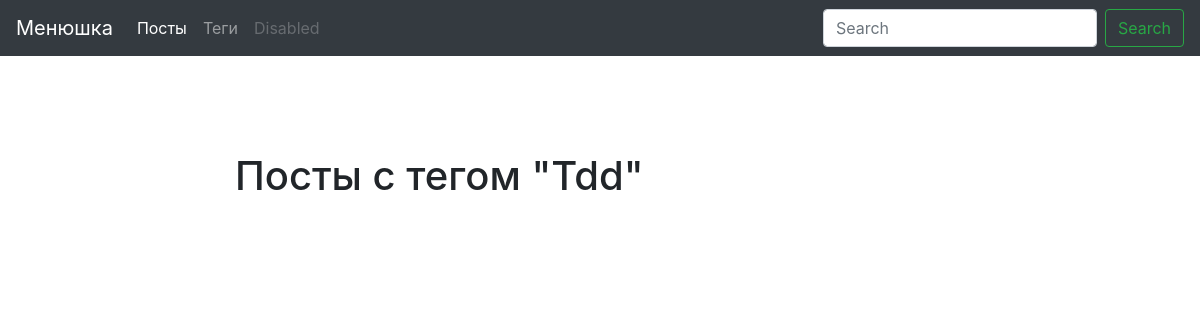
/tag/tdd/, run on an earlier commit of the app's database.
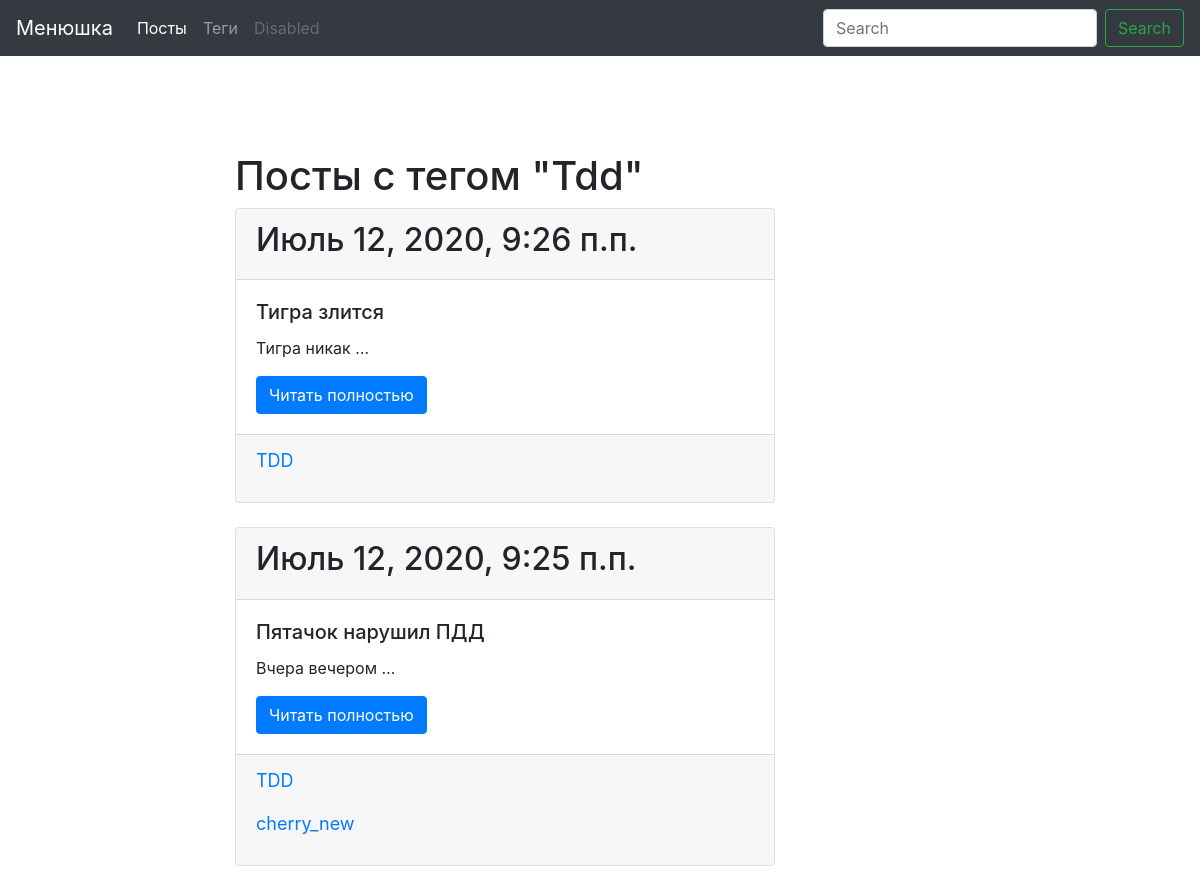
And on a later commit of the database.
### pt/models.py (models this page shows, shortened)
class Tag(models.Model):
	title = models.CharField(max_length=50)
	slug = models.SlugField(max_length=50, unique=True)
	def get_absolute_url(self):
		return reverse('tag_detail_url', kwargs={'slug': self.slug})
	class Meta:
		ordering = ['title']

class Post(models.Model):
	title = models.CharField(max_length=150, db_index=True)
	slug = models.SlugField(max_length=150, blank=True, unique=True)
	body = models.TextField(blank=True, db_index=True)
	tags = models.ManyToManyField('Tag', blank=True, related_name='posts')
	date_pub = models.DateTimeField(auto_now_add = True)
	def get_absolute_url(self):
		return reverse('post_detail_url', kwargs={'slug': self.slug})
	class Meta:
		ordering = ['-date_pub']

### pt/views.py (the view)
# urls.py: path('tag/<str:slug>/', TagDetail.as_view(), name='tag_detail_url'),
class TagDetail(ObjectDetailMixin, View):
	model = Tag
	template = 'pt/tag_detail.html'

### pt/utils.py (called while the page is built)
	def get(self, request, slug):
		obj = get_object_or_404(self.model, slug__iexact=slug)
		return render(request, self.template, {self.model.__name__.lower(): obj, 'admin_obj': obj})

### pt/templates/pt/tag_detail.html (shortened to what this page needs)
{% extends 'pt/base_blog.html' %}
{% block content %}
    <h1 class="mt-5">
        Посты с тегом "{{ tag.title|title }}"
    </h1>
    {% for post in tag.posts.all %}
		{% include 'pt/includes/post_card.html' %}
	{% endfor %}
{% endblock %}

### pt/templates/pt/base_blog.html (shortened to what this page needs)
{% extends 'base.html' %}

### templates/base.html (shortened to what this page needs)
{% load static %}
<!DOCTYPE HTML>
<html lang="ru">
	<head>
		<link rel="stylesheet" href="https://stackpath.bootstrapcdn.com/bootstrap/4.5.0/css/bootstrap.min.css">
		<link rel="stylesheet" href="{% static 'css/style.css' %}">
	</head>
	<body>
	<nav class="navbar navbar-expand-lg navbar-dark bg-dark">
		<a class="navbar-brand" href="#">Менюшка</a>
		<div class="collapse navbar-collapse" id="navbarSupportedContent">
			<ul class="navbar-nav mr-auto">
				<li class="nav-item active">
					<a class="nav-link" href="{% url 'posts_list_url' %}">Посты</a>
				</li>
				<li class="nav-item">
					<a class="nav-link" href="{% url 'tags_list_url' %}">Теги</a>
				</li>
			  <li class="nav-item">
				<a class="nav-link disabled" href="#" tabindex="-1" aria-disabled="true">Disabled</a>
			  </li>
			</ul>
			<form class="form-inline my-2 my-lg-0" action="{% url 'posts_list_url' %}">
				<input class="form-control mr-sm-2" type="search" placeholder="Search" aria-label="Search" name="search">
				<button class="btn btn-outline-success my-2 my-sm-0" type="submit">Search</button>
			</form>
		</div>
	</nav>
	<div class="container mt-5">
		<div class="row">
			<div class="col-6 offset-md-2">
				{% block content %}{% endblock %}
			</div>
		</div>
	</div>
	</body>
</html>

### pt/templates/pt/includes/post_card.html
<div class="card mb-4">
	<div class="card-header">
		<h2> {{ post.date_pub }} </h2>
	</div>
	<div class="card-body">
		<h5 class="card-title"> {{ post.title }} </h5>
		<p class="card-text"> {{ post.body|truncatewords:2 }} </p>
		<a href="{{ post.get_absolute_url }}" class="btn btn-primary">Читать полностью</a>
	</div>
	<div class="card-footer text-muted">
		{% for tag in post.tags.all %}
			<a href="{{ tag.get_absolute_url }}" style="font-size: 18px"> <p>{{ tag.title }} </p> </a>
		{% endfor %}
	</div>
</div>

What changed in the data, as far as the page shows it:
added Post: date_pub "Июль 12, 2020, 9:26 п.п.", title "Тигра злится", body "Тигра никак …", Tag (title "TDD")
added Post: date_pub "Июль 12, 2020, 9:25 п.п.", title "Пятачок нарушил ПДД", body "Вчера вечером …", Tag (title "TDD")
now on this page (row unchanged): Tag: title "cherry_new", shown under "Июль 12, 2020, 9:25 п.п."
